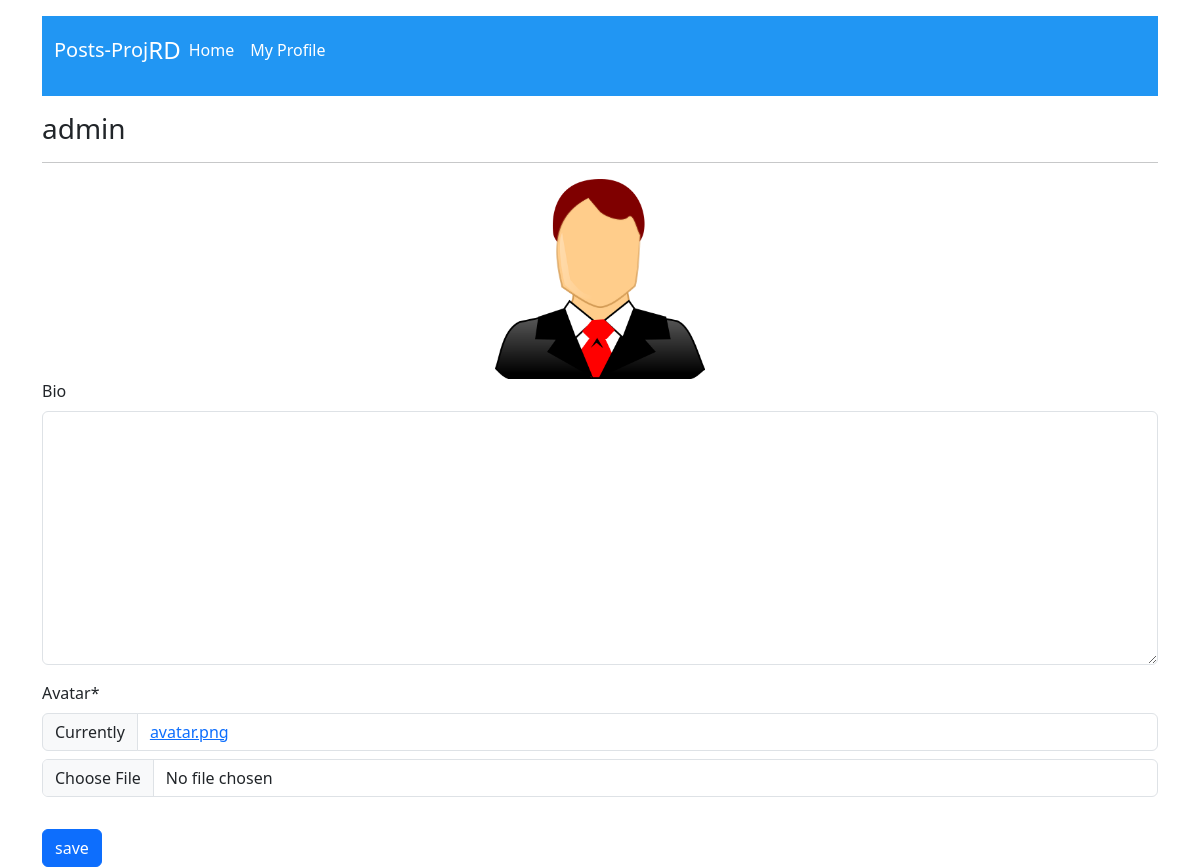
Before: /profiles/my/ (signed in) with the older database file.
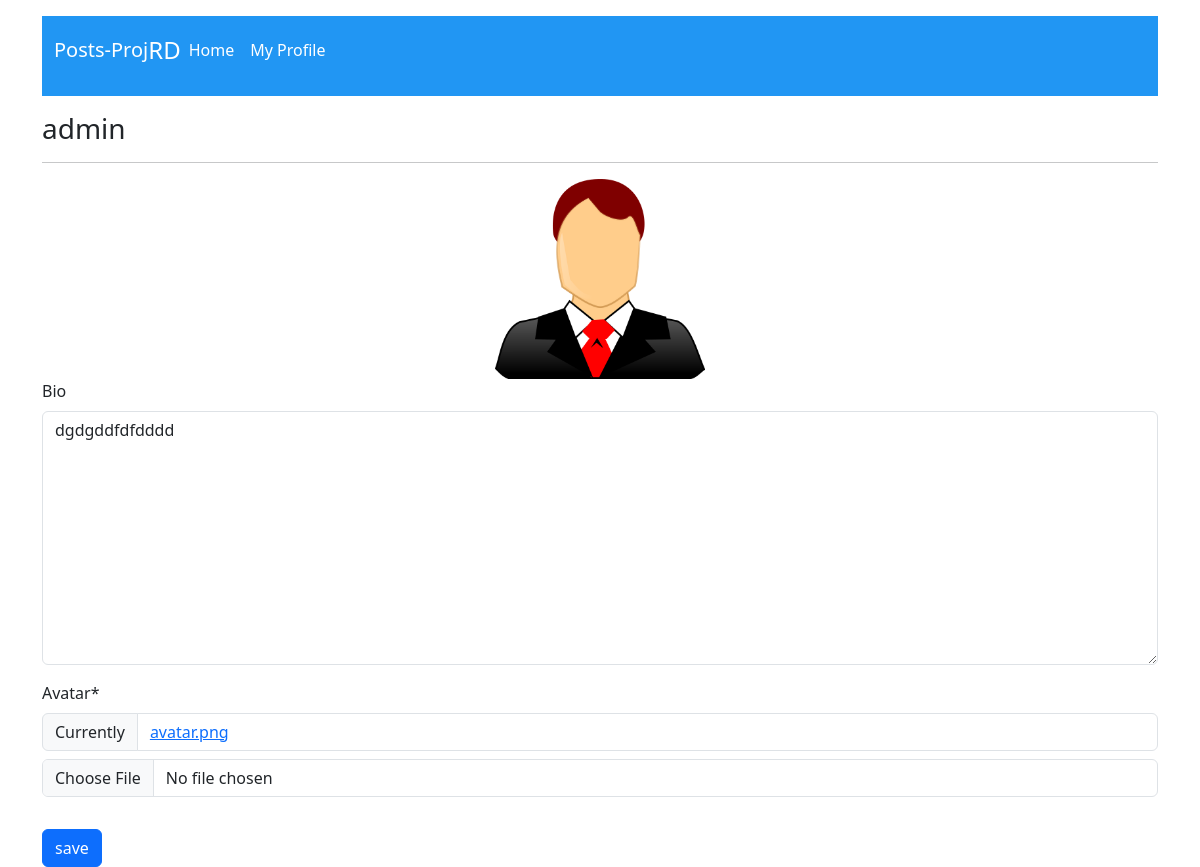
After: the same page with the newer database file.
### profiles/models.py (models this page shows, shortened)
class Profile(models.Model):
    user = models.OneToOneField(User, on_delete=models.CASCADE)
    bio = models.TextField(blank=True)
    avatar = models.ImageField(default='avatar.png', upload_to='avatars')
    updated = models.DateTimeField(auto_now=True)
    created = models.DateTimeField(auto_now_add=True)

### profiles/views.py (the view, shortened to what this page needs)
# urls.py: path('my/', my_profile_view, name='my-profile'),
def my_profile_view(request):
    obj = Profile.objects.get(user=request.user)
    form = ProfileForm(request.POST or None, request.FILES or None, instance=obj)
    context = {
        'obj': obj,
        'form': form,
    }
    return render(request,'profiles/main.html', context)

### profiles/forms.py
class ProfileForm(forms.ModelForm):
    class Meta:
        model = Profile
        fields = ('bio','avatar',)

### profiles/templates/profiles/main.html (shortened to what this page needs)
{% extends "base.html"%} {% load static %} {% load crispy_forms_tags%} {% block titles %} my profiles {% endblock titles %} {% block content %}
<h3>{{obj.user}}</h3>
<hr>
<div class="text-center" id="avatar-box">
    <img src="{{obj.avatar.url}}" class="rounded" height="200px" width="auto" alt="{{obj.user.username}}">
</div>
<form id="profiles-form">
    {% csrf_token %} {{form|crispy}}
    <button type="submit" class="btn btn-primary  mt-3">save</button>
</form>
{% endblock content%}

### templates/base.html (shortened to what this page needs)
{% load static %}
<!DOCTYPE html>
<html lang="en">
<head>
    <link href="https://cdn.jsdelivr.net/npm/bootstrap@5.3.3/dist/css/bootstrap.min.css" rel="stylesheet">
    <link rel="stylesheet" href="{% static 'style.css' %}" />
</head>
<body>
    <div class="container mt-3">
        {% include 'navbar.html' %}
    </div>
    <div class="container mt-3">
        {% block content %} {% endblock content %}
    </div>
</body>
</html>

### templates/navbar.html (shortened to what this page needs)
<nav class="navbar navbar-expand-lg navbar-light" style="background-color: #2196F3; padding-bottom: 20px;">
    <div class="container-fluid d-flex justify-content-center">
        <a class="navbar-brand mx-auto" href="{% url 'posts:main-board' %}" style="color: white;">Posts-Proj</a>
        <span class="navbar-text mx-auto" style="font-size: 24px; color: white;">RD</span>
        <div class="collapse navbar-collapse" id="navbarNav">
            <ul class="navbar-nav">
                <li class="nav-item">
                    <a class="nav-link" href="/" style="color: white;">Home</a>
                </li>
                <li class="nav-item">
                    <a class="nav-link" href="{% url 'profiles:my-profile' %}" style="color: white;">My Profile</a>
                </li>
            </ul>
        </div>
    </div>
</nav>

Changed rows visible on the page:
changed Profile "admin": bio (not shown) → "dgdgddfdfdddd"
